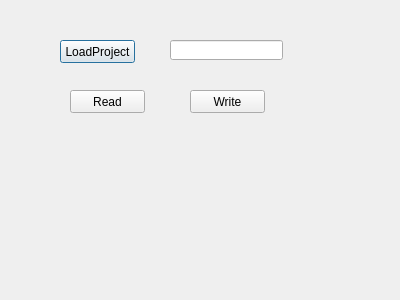
<?xml version="1.0" encoding="UTF-8"?>
<ui version="4.0">
 <class>CDialogTest</class>
 <widget class="QDialog" name="CDialogTest">
  <property name="geometry">
   <rect>
    <x>0</x>
    <y>0</y>
    <width>400</width>
    <height>300</height>
   </rect>
  </property>
  <property name="windowTitle">
   <string>CDialogTest</string>
  </property>
  <widget class="QPushButton" name="pushButton">
   <property name="geometry">
    <rect>
     <x>60</x>
     <y>40</y>
     <width>75</width>
     <height>23</height>
    </rect>
   </property>
   <property name="text">
    <string>LoadProject</string>
   </property>
  </widget>
  <widget class="QPushButton" name="pushButton_2">
   <property name="geometry">
    <rect>
     <x>70</x>
     <y>90</y>
     <width>75</width>
     <height>23</height>
    </rect>
   </property>
   <property name="text">
    <string>Read</string>
   </property>
  </widget>
  <widget class="QPushButton" name="pushButton_3">
   <property name="geometry">
    <rect>
     <x>190</x>
     <y>90</y>
     <width>75</width>
     <height>23</height>
    </rect>
   </property>
   <property name="text">
    <string>Write</string>
   </property>
  </widget>
  <widget class="QLineEdit" name="lineEdit">
   <property name="geometry">
    <rect>
     <x>170</x>
     <y>40</y>
     <width>113</width>
     <height>20</height>
    </rect>
   </property>
  </widget>
 </widget>
 <layoutdefault spacing="6" margin="11"/>
 <resources/>
 <connections/>
</ui>
